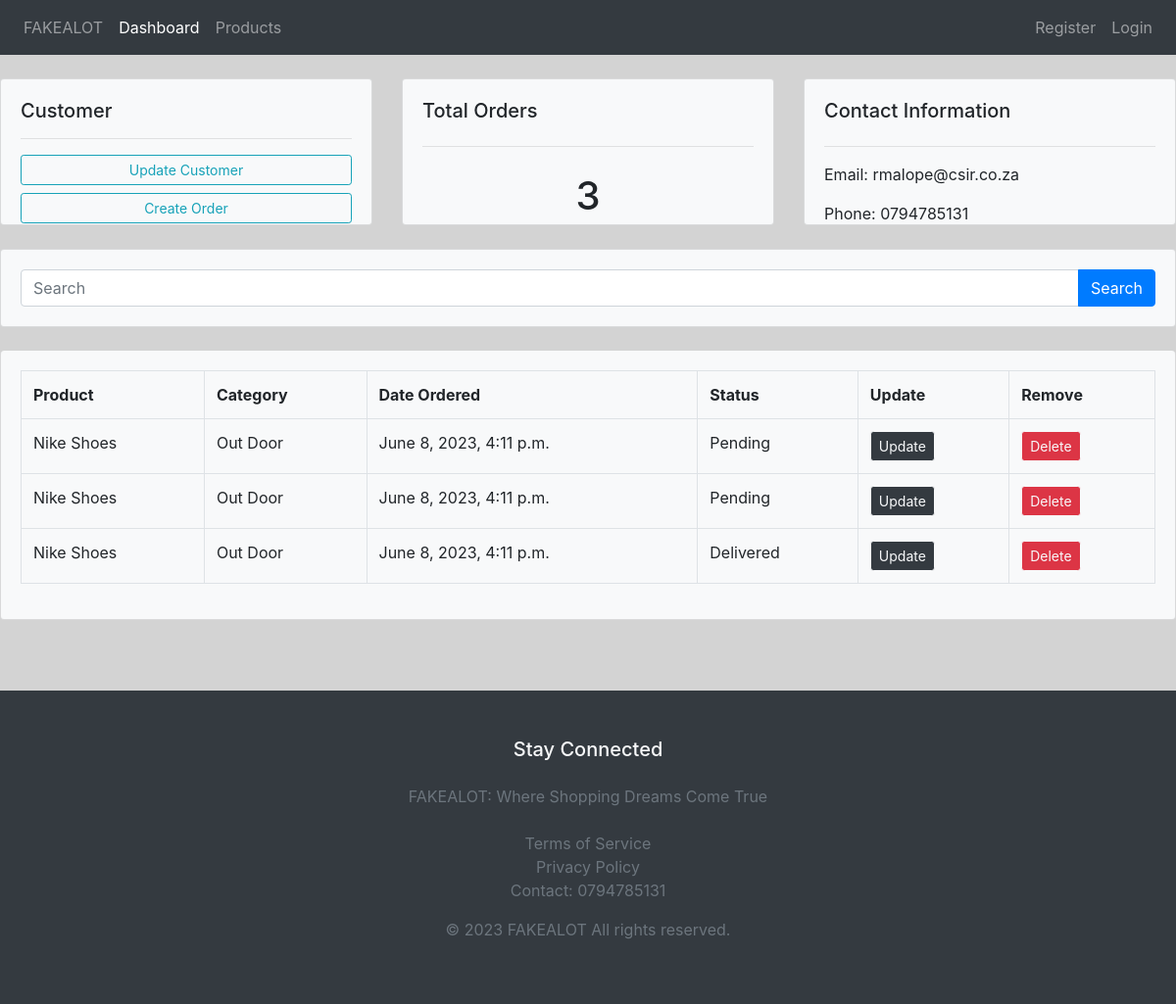
The app's page /customer/1/ with its own data.
### accounts/models.py (models this page shows, shortened)
class Customer(models.Model):
    name = models.CharField(max_length = 200, null = True)
    phone = models.CharField(max_length = 200, null = True)
    email = models.CharField(max_length = 200, null = True)
    date_created = models.DateTimeField(auto_now_add = True, null = True)

class Order(models.Model):
    STATUS = (
    ('Pending', 'Pending'),
    ('Out for delivery', 'Out for delivery'),
    ('Delivered', 'Delivered'),
)
    customer = models.ForeignKey(Customer, null = True, on_delete = models.SET_NULL)
    product = models.ForeignKey(Product, null = True, on_delete = models.SET_NULL)
    date_created = models.DateTimeField(auto_now_add = True, null = True)
    status = models.CharField(max_length = 200, null = True, choices = STATUS)

class Product(models.Model):
    CATEGORY = (
        ('Indoor', 'Indoor'),
        ('Out Door', 'Out Door'),
    )
    name = name = models.CharField(max_length = 200, null = True)
    price = models.FloatField(null = True)
    category = models.CharField(max_length = 200, null = True, choices = CATEGORY)
    description = models.CharField(max_length = 200, null = True)
    date_created = models.DateTimeField(auto_now_add = True, null = True)
    tags = models.ManyToManyField(Tag)
    def __str__(self):
        return self.name

### accounts/views.py (the view)
# urls.py: path('customer/<str:pk>/',views.customers, name = 'customer'),
def customers(request, pk):
    customer = Customer.objects.get(id=pk)
    orders = customer.order_set.all()
    order_count = orders.count()
    context = {'customer': customer, 'orders': orders, 'order_count': order_count}
    return render(request, 'accounts/customer.html', context)

### accounts/templates/accounts/customer.html
{% extends 'accounts/main.html' %}
{% block content %}
<br>
<div class="row">
    <div class="col-md-4">
        <div class="card bg-light" style="width: px; height: 150px;">
            <div class="card-body">
                <h5>Customer</h5>
                <hr>
                <a class="btn btn-outline-info btn-sm btn-block" href="#">Update Customer</a>
                <a class="btn btn-outline-info btn-sm btn-block" href="{% url 'create_order' customer.id%}">Create Order</a>
            </div>
        </div>
    </div>
    <div class="col-md-4">
        <div class="card card-body bg-light" style="width: px; height: 150px;">
            <h5>Total Orders</h5>
            <hr>
            <h1 style="text-align: center; padding: 10px;"> {{ order_count }}</h1>
        </div>
    </div>
    <div class="col-md-4">
        <div class="card card-body bg-light" style="width: px; height: 150px;">
            <h5>Contact Information</h5>
            <hr>
            <p>Email: {{ customer.email }}</p>
            <p>Phone: {{ customer.phone }}</p>
        </div>
    </div>
</div>
<br>
<div class="row">
    <div class="col">
        <div class="card card-body bg-light">
            <form method="get">
                <div class="input-group">
                    <input type="text" class="form-control" name="search" placeholder="Search">
                    <div class="input-group-append">
                        <button class="btn btn-primary" type="submit">Search</button>
                    </div>
                </div>
            </form>
        </div>
    </div>
</div>
<br>
<div class="row">
    <div class="col-md">
        <div class="card card-body bg-light border-top-0">
            <table class="table table-bordered">
                <tr>
                    <th>Product</th>
                    <th>Category</th>
                    <th>Date Ordered</th>
                    <th>Status</th>
                    <th>Update</th>
                    <th>Remove</th>
                </tr>
                {% for order in orders %}
                <tr>
                    <td>{{order.product}}</td>
                    <td>{{order.product.category}}</td>
                    <td>{{order.product.date_created}}</td>
                    <td>{{order.status}}</td>
                    <td><a class="btn btn-sm btn-outline-light bg-dark" href="{% url 'update_order' order.id %}">Update</a></td>
                    <td><a class="btn btn-sm btn-outline-light bg-danger" href="{% url 'delete_order' order.id %}">Delete</a></td
                </tr>
                {% endfor %}
            </table>
        </div>
    </div>
</div>
<br>
{% endblock %}

### accounts/templates/accounts/main.html (style rules this page uses)
.custom-body { background-color: lightgrey; }

### records on screen
Customer: email "rmalope@csir.co.za", phone "0794785131"
Order: product "Nike Shoes", product.category "Out Door", product.date_created "June 8, 2023, 4:11 p.m.", status "Pending"
Order: product "Nike Shoes", product.category "Out Door", product.date_created "June 8, 2023, 4:11 p.m.", status "Pending"
Order: product "Nike Shoes", product.category "Out Door", product.date_created "June 8, 2023, 4:11 p.m.", status "Delivered"

### other values on screen
{{ order_count }} "3"
